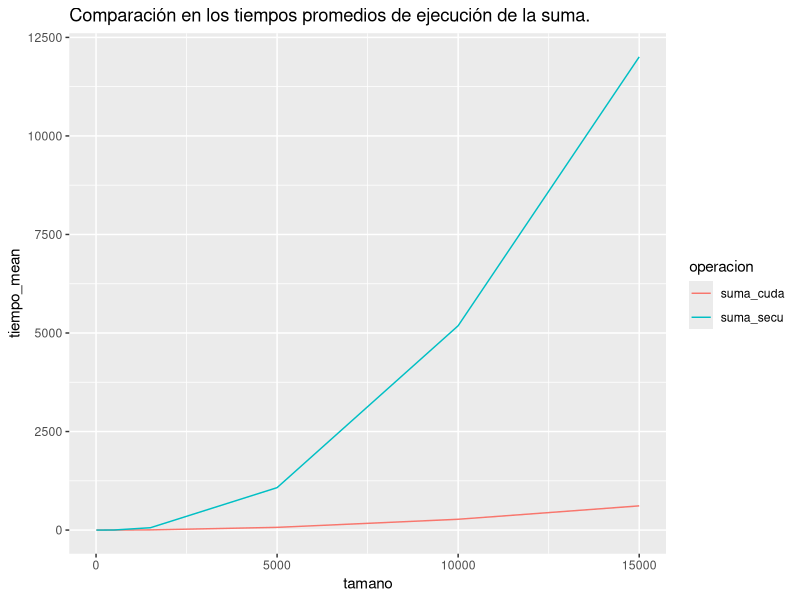
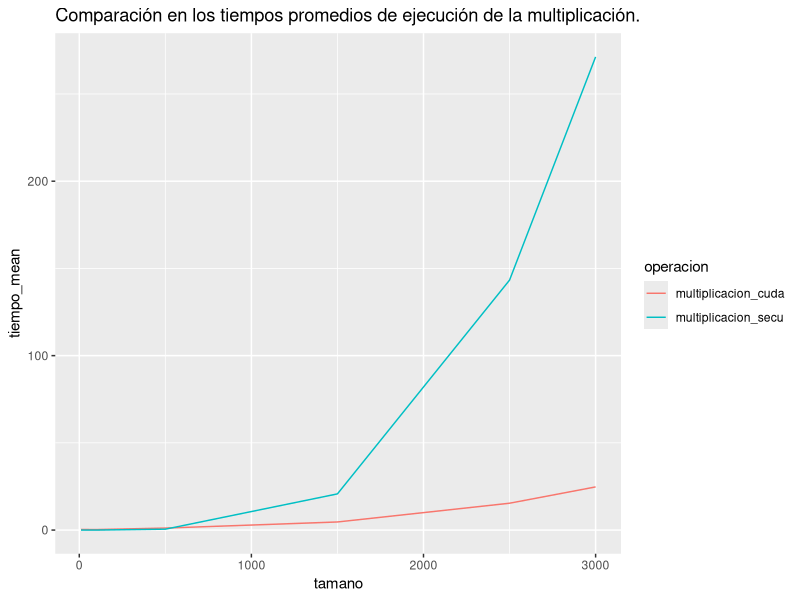

The R source for these figures, in order:
## ---- chunk 1
library(tidyverse)

datos <- read.csv("simulaciones_cuda .csv")
datos <- datos %>% select(operacion, tamano_matriz_cuadrada, tiempo.ms.,tamano)
datos <- datos[!is.na(datos$tiempo),]
datos$tiempo.ms.<- as.numeric(gsub(",", "", datos$tiempo.ms.))
datos$tamano<- as.numeric(gsub(",", "", datos$tamano))

datos <- datos %>%
  mutate(tiempo.ms. = ifelse(operacion%in% c("multiplicacion_secu"), (tiempo.ms.)/1000, tiempo.ms.))

datos_suma <- datos %>% 
  group_by(operacion, tamano_matriz_cuadrada, tamano) %>%
  summarise(tiempo_mean=mean(tiempo.ms.)) %>%
  filter(operacion %in% c("suma_secu","suma_cuda"))

datos_suma <- as.data.frame(datos_suma)

datos_suma %>% 
  select(operacion, tamano_matriz_cuadrada, tiempo_mean) %>%
  spread(key = "tamano_matriz_cuadrada", value = "tiempo_mean") %>% 
  select(operacion, '10x10', '100x100', '500x500', '1500x1500', '5000x5000', '10000x10000', '15000x15000')
## ---- chunk 2
ggplot(datos_suma, aes(tamano, tiempo_mean, group=operacion, color=operacion))+
  geom_line()+
  labs(title="Comparación en los tiempos promedios de ejecución de la suma.")
## ---- chunk 3
datos_multiplicacion<- datos %>% 
  group_by(operacion, tamano_matriz_cuadrada, tamano) %>%
  summarise(tiempo_mean=mean(tiempo.ms.)) %>%
  filter(operacion %in% c("multiplicacion_secu","multiplicacion_cuda"))

datos_multiplicacion<- as.data.frame(datos_multiplicacion)

datos_multiplicacion %>% 
  select(operacion, tamano_matriz_cuadrada, tiempo_mean) %>%
  spread(key = "tamano_matriz_cuadrada", value = "tiempo_mean") %>% 
  select(operacion, '10x10', '100x100', '1500x1500', '2500x2500', '3000x3000')
## ---- chunk 4
ggplot(datos_multiplicacion, aes(tamano, tiempo_mean, group=operacion, color=operacion))+
  geom_line()+
  labs(title="Comparación en los tiempos promedios de ejecución de la multiplicación.")
